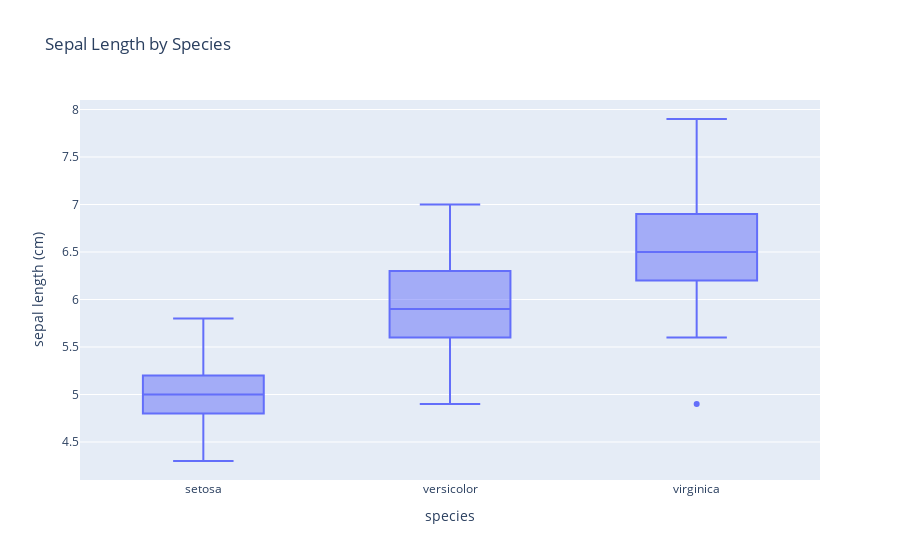
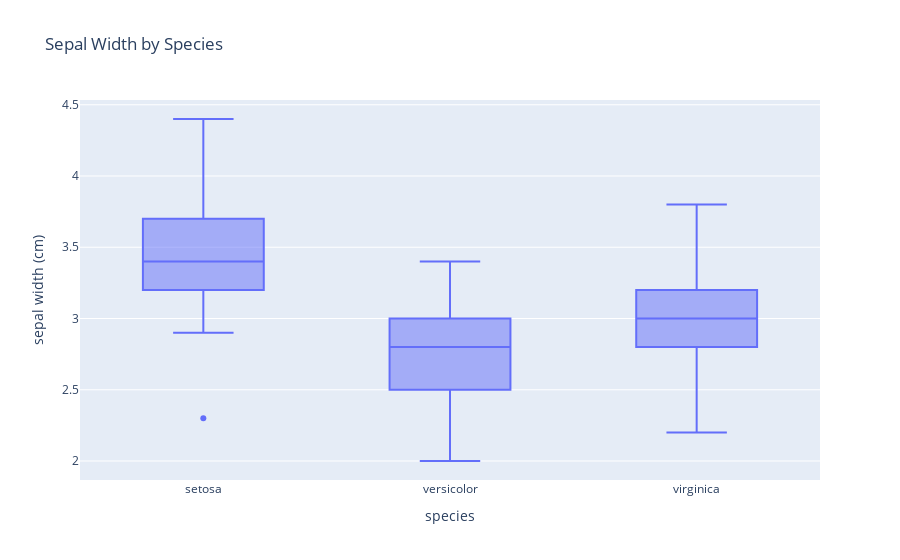
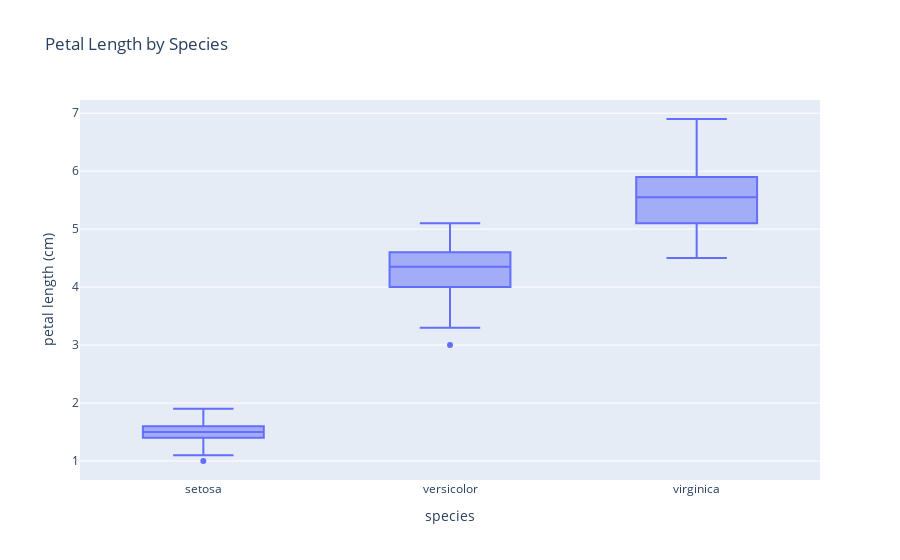
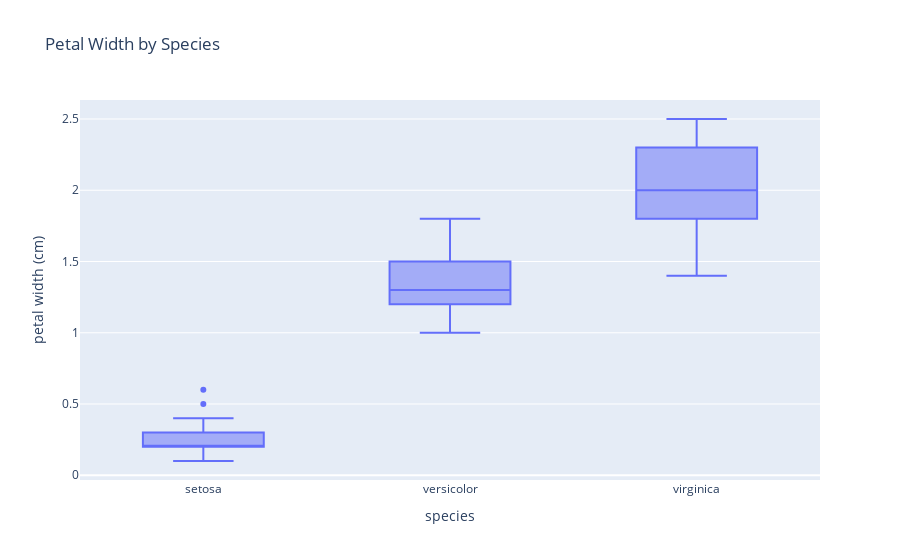

The cell these charts' notebook holds for them, in order:
### Code cell
# Exploratory data analysis

# Explore distribution of each numberical variable for each species using botplots in plotly
import plotly.express as px

# Do that for all of the numerical features (4 total)
fig = px.box(df, x='species', y='sepal length (cm)', title='Sepal Length by Species')
fig.show()

fig = px.box(df, x='species', y='sepal width (cm)', title='Sepal Width by Species')
fig.show()

fig = px.box(df, x='species', y='petal length (cm)', title='Petal Length by Species')
fig.show()

fig = px.box(df, x='species', y='petal width (cm)', title='Petal Width by Species')
fig.show()

### Figure 1 — Plotly figure (JSON) as saved in the notebook; plotly's stock layout.template omitted (floating-point values rounded to 4 significant figures; data arrays with more than 128 entries replaced by an {"elided": "..."} marker saying what was removed)
{"data": [{"alignmentgroup": "True", "hovertemplate": "species=%{x}<br>sepal length (cm)=%{y}<extra></extra>", "legendgroup": "", "marker": {"color": "#636efa"}, "name": "", "notched": false, "offsetgroup": "", "orientation": "v", "showlegend": false, "type": "box", "x": {"elided": "150 str values"}, "x0": " ", "xaxis": "x", "y": {"elided": "150 float values"}, "y0": " ", "yaxis": "y"}], "layout": {"boxmode": "group", "legend": {"tracegroupgap": 0}, "title": {"text": "Sepal Length by Species"}, "xaxis": {"anchor": "y", "domain": [0, 1], "title": {"text": "species"}}, "yaxis": {"anchor": "x", "domain": [0, 1], "title": {"text": "sepal length (cm)"}}}}

### Figure 2 — Plotly figure (JSON) as saved in the notebook; plotly's stock layout.template omitted (floating-point values rounded to 4 significant figures; data arrays with more than 128 entries replaced by an {"elided": "..."} marker saying what was removed)
{"data": [{"alignmentgroup": "True", "hovertemplate": "species=%{x}<br>sepal width (cm)=%{y}<extra></extra>", "legendgroup": "", "marker": {"color": "#636efa"}, "name": "", "notched": false, "offsetgroup": "", "orientation": "v", "showlegend": false, "type": "box", "x": {"elided": "150 str values"}, "x0": " ", "xaxis": "x", "y": {"elided": "150 float values"}, "y0": " ", "yaxis": "y"}], "layout": {"boxmode": "group", "legend": {"tracegroupgap": 0}, "title": {"text": "Sepal Width by Species"}, "xaxis": {"anchor": "y", "domain": [0, 1], "title": {"text": "species"}}, "yaxis": {"anchor": "x", "domain": [0, 1], "title": {"text": "sepal width (cm)"}}}}

### Figure 3 — Plotly figure (JSON) as saved in the notebook; plotly's stock layout.template omitted (floating-point values rounded to 4 significant figures; data arrays with more than 128 entries replaced by an {"elided": "..."} marker saying what was removed)
{"data": [{"alignmentgroup": "True", "hovertemplate": "species=%{x}<br>petal length (cm)=%{y}<extra></extra>", "legendgroup": "", "marker": {"color": "#636efa"}, "name": "", "notched": false, "offsetgroup": "", "orientation": "v", "showlegend": false, "type": "box", "x": {"elided": "150 str values"}, "x0": " ", "xaxis": "x", "y": {"elided": "150 float values"}, "y0": " ", "yaxis": "y"}], "layout": {"boxmode": "group", "legend": {"tracegroupgap": 0}, "title": {"text": "Petal Length by Species"}, "xaxis": {"anchor": "y", "domain": [0, 1], "title": {"text": "species"}}, "yaxis": {"anchor": "x", "domain": [0, 1], "title": {"text": "petal length (cm)"}}}}

### Figure 4 — Plotly figure (JSON) as saved in the notebook; plotly's stock layout.template omitted (floating-point values rounded to 4 significant figures; data arrays with more than 128 entries replaced by an {"elided": "..."} marker saying what was removed)
{"data": [{"alignmentgroup": "True", "hovertemplate": "species=%{x}<br>petal width (cm)=%{y}<extra></extra>", "legendgroup": "", "marker": {"color": "#636efa"}, "name": "", "notched": false, "offsetgroup": "", "orientation": "v", "showlegend": false, "type": "box", "x": {"elided": "150 str values"}, "x0": " ", "xaxis": "x", "y": {"elided": "150 float values"}, "y0": " ", "yaxis": "y"}], "layout": {"boxmode": "group", "legend": {"tracegroupgap": 0}, "title": {"text": "Petal Width by Species"}, "xaxis": {"anchor": "y", "domain": [0, 1], "title": {"text": "species"}}, "yaxis": {"anchor": "x", "domain": [0, 1], "title": {"text": "petal width (cm)"}}}}
